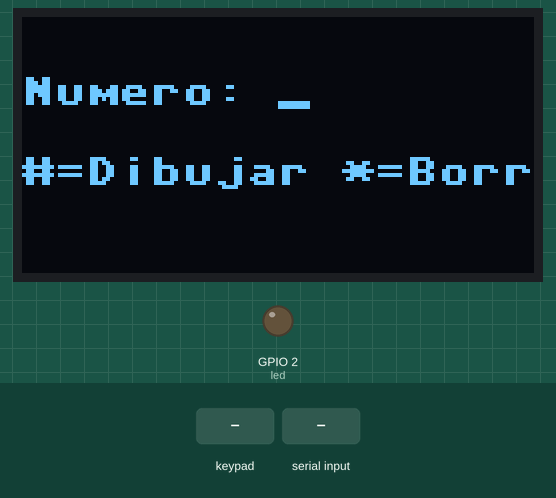
Bench run of a program on a simulated ESP32 board running MicroPython. Shown: 128×64 one-colour display, output pins drawn as LEDs (lit = HIGH). The inputs (shaded band) are chosen by the test bench. Pins used as bus, display or sensor lines are not drawn; what the program prints to the serial console is not drawn.

Above: at 1.2 s.
1.3 s: keypad keys 1 2 # pressed 0.4 s apart
At 3.3 s:
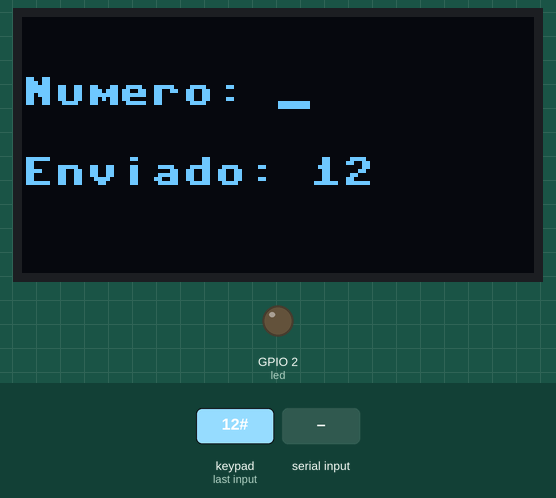
4.0 s: key 'A' pressed
At 5.0 s:
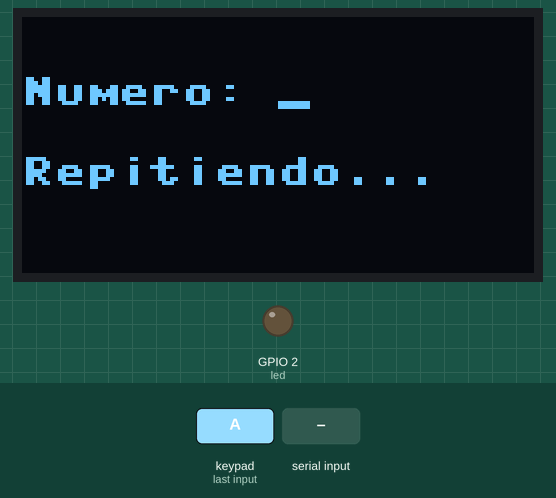
5.6 s: key 'B' pressed
At 6.4 s:
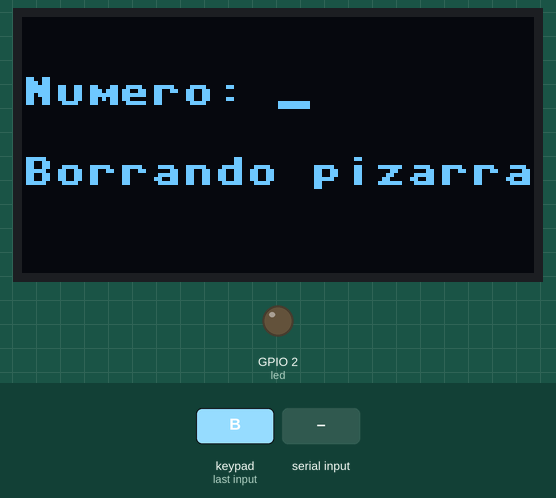
7.2 s: "LCD:" typed at the serial console, then Enter
At 8.4 s:
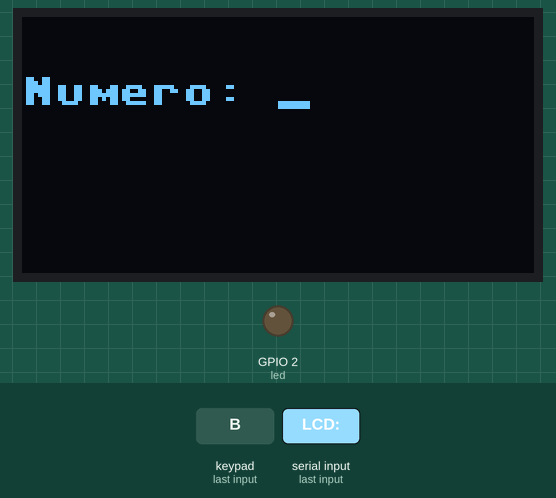
8.7 s: key '#' pressed
At 9.9 s:
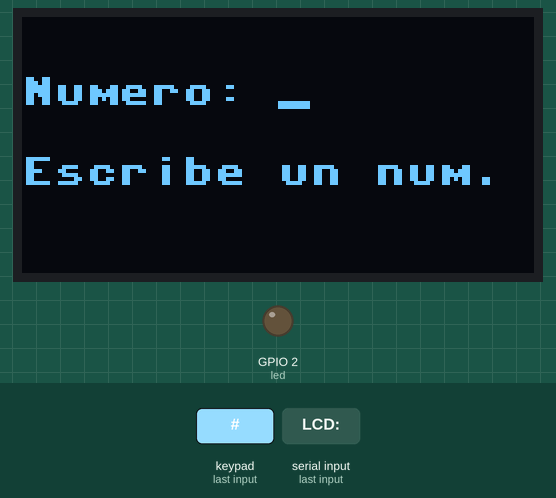
10.3 s: key 'C' pressed
At 10.9 s:
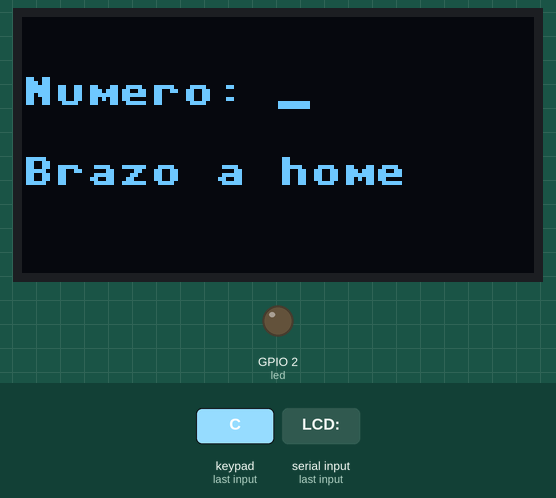
Timing chart, 0 to 12.8 s (numbered marks = the images above; inputs shaded):
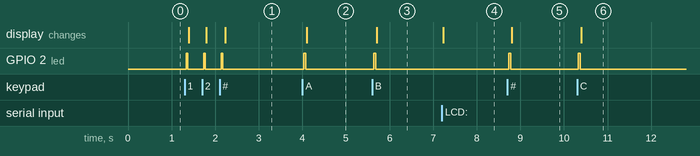

Measured:
- after the input at 1.3 s, GPIO 2 (led): alternates HIGH for 0.04 s and LOW for 0.36 s, 6 changes in all, then stays LOW, starting at once; the display: first changes after 0.10 s (image 1 shows a later state)
- after the input at 4.0 s, GPIO 2 (led): LOW → HIGH at once, → LOW 0.04 s later; the display: changes after 0.10 s (image 2)
- after the input at 5.6 s, GPIO 2 (led): LOW → HIGH at once, → LOW 0.04 s later; the display: changes after 0.11 s (image 3)
- after the input at 7.2 s, the display: changes at once (image 4)
- after the input at 8.7 s, GPIO 2 (led): LOW → HIGH at once, → LOW 0.04 s later; the display: changes after 0.10 s (image 5)
- after the input at 10.3 s, GPIO 2 (led): LOW → HIGH at once, → LOW 0.04 s later; the display: changes after 0.10 s (image 6)

The program:

main.py
```python
# ================================================================
# Actividad 6 - Punto 1  |  ESP32 + MicroPython (Thonny)
# Teclado matricial 4x4 + OLED I2C -> brazo dibujando en PyBullet
# ================================================================
from machine import Pin, I2C
import sys
import select
import time
import ssd1306

# ---------------- OLED I2C (SSD1306) ----------------
# Resolución estándar de 128x64 píxeles.
ANCHO_OLED = 128
ALTO_OLED = 64

class _SinOLED:
    def fill(self, c): pass
    def text(self, t, x, y): pass
    def show(self): pass

try:
    i2c = I2C(0, sda=Pin(21), scl=Pin(22), freq=400000)
    print("I2C encontrado en:", [hex(d) for d in i2c.scan()])
    oled = ssd1306.SSD1306_I2C(ANCHO_OLED, ALTO_OLED, i2c)
except Exception as e:
    print("AVISO: OLED no responde (revisa VCC=3.3V, GND, SDA=21, SCL=22):", e)
    oled = _SinOLED()

led = Pin(2, Pin.OUT)

# ---------------- TECLADO 4x4 ----------------
TECLAS = (
    ("1", "2", "3", "A"),
    ("4", "5", "6", "B"),
    ("7", "8", "9", "C"),
    ("*", "0", "#", "D"),
)
FILAS = [Pin(n, Pin.OUT, value=1) for n in (13, 14, 27, 26)]
COLUMNAS = [Pin(n, Pin.IN, Pin.PULL_UP) for n in (25, 33, 32, 23)]

def escanear():
    for f, fila in enumerate(FILAS):
        fila.value(0)
        time.sleep_us(5)
        for c, col in enumerate(COLUMNAS):
            if col.value() == 0:
                fila.value(1)
                return TECLAS[f][c]
        fila.value(1)
    return None

# ---------------- COMUNICACIÓN CON EL PC ----------------
lector = select.poll()
lector.register(sys.stdin, select.POLLIN)
buffer_pc = ""

def leer_pc():
    global buffer_pc
    while lector.poll(0):
        ch = sys.stdin.read(1)
        if ch in ("\n", "\r"):
            if buffer_pc:
                linea, buffer_pc = buffer_pc, ""
                return linea
        else:
            buffer_pc += ch
    return None

# ---------------- PROGRAMA PRINCIPAL ----------------
MAX_CIFRAS = 4
numero = ""
ultima = None
ANTIRREBOTE_MS = 30

txt_numero = ""
txt_estado = ""

def refrescar_pantalla():
    """Limpia el OLED y reescribe las dos líneas de texto actualizadas"""
    oled.fill(0) # Fondo negro
    oled.text(txt_numero, 0, 15)  # Escribe en la parte superior
    oled.text(txt_estado, 0, 35)  # Escribe en la parte inferior
    oled.show()

def mostrar_numero():
    global txt_numero
    txt_numero = "Numero: " + numero + ("_" if len(numero) < MAX_CIFRAS else "")
    refrescar_pantalla()

def estado(texto):
    global txt_estado
    txt_estado = texto[:16] # Limita a 16 caracteres para que quepa en la pantalla
    refrescar_pantalla()

mostrar_numero()
estado("#=Dibujar *=Borr")
print("ESP32 lista: teclado + OLED")

while True:
    tecla = escanear()

    if tecla is not None and tecla != ultima:
        time.sleep_ms(ANTIRREBOTE_MS)
        if escanear() == tecla:
            print("TECLA:" + tecla)
            led.value(1)
            time.sleep_ms(40)
            led.value(0)

            if tecla.isdigit():
                if len(numero) < MAX_CIFRAS:
                    numero += tecla
                    mostrar_numero()
                else:
                    estado("Max 4 cifras")
            elif tecla == "*":
                numero = numero[:-1]
                mostrar_numero()
            elif tecla == "#":
                if numero:
                    print("NUM:" + numero)
                    estado("Enviado: " + numero)
                    numero = ""
                    mostrar_numero()
                else:
                    estado("Escribe un num.")
            elif tecla == "A":
                print("CMD:A")
                estado("Repitiendo...")
            elif tecla == "B":
                print("CMD:B")
                estado("Borrando pizarra")
            elif tecla == "C":
                print("CMD:C")
                estado("Brazo a home")
            elif tecla == "D":
                numero = ""
                mostrar_numero()
                estado("#=Dibujar *=Borr")
    ultima = tecla

    msg = leer_pc()
    if msg and msg.startswith("LCD:"):
        estado(msg[4:])

    time.sleep_ms(10)
```
